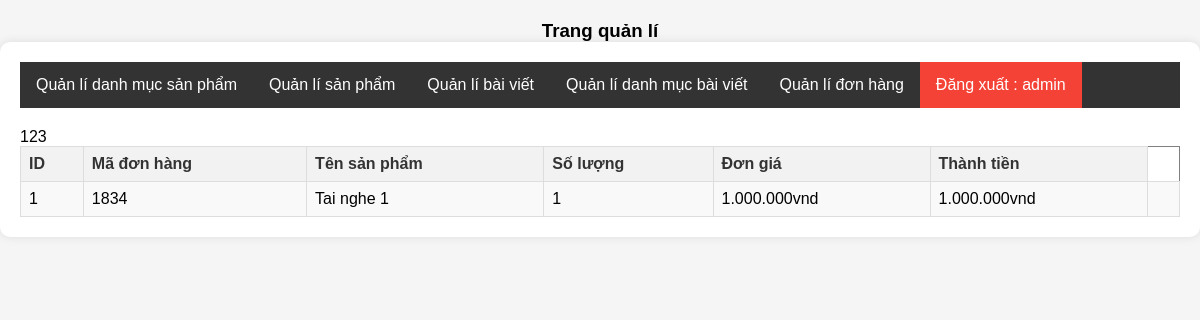
The app's page /HoangAnhStore/admincp/index.php?action=donhang&query=xemdonhang&code=1834 (signed in) with its own data.
### tables this page shows
CREATE TABLE `tbl_cart_details` (
  `id_cart_details` int(11) NOT NULL,
  `code_cart` int(11) NOT NULL,
  `id_sanpham` int(11) NOT NULL,
  `soluongmua` int(11) NOT NULL
);

CREATE TABLE `tbl_sanpham` (
  `id_sanpham` int(11) NOT NULL,
  `tensp` varchar(100) NOT NULL,
  `masp` varchar(100) NOT NULL,
  `giasp` varchar(100) NOT NULL,
  `soluong` int(100) NOT NULL,
  `hinhanh` varchar(100) NOT NULL,
  `tomtat` text NOT NULL,
  `noidung` text NOT NULL,
  `id_danhmuc` varchar(100) NOT NULL,
  `tinhtrang` int(11) NOT NULL
);

### HoangAnhStore/admincp/modules/quanlidonhang/xemdonhang.php (the view)
<p>123</p>
<?php
    $code = $_GET['code'];
    $sql_lietke_dh = "select * from tbl_cart_details,tbl_sanpham where tbl_cart_details.id_sanpham = tbl_sanpham.id_sanpham and tbl_cart_details.code_cart = '".$code."' order by tbl_cart_details.id_cart_details desc";
    $query_lietke_dh = mysqli_query($mysqli,$sql_lietke_dh);
?>
<table class="ListTable" border="1" width="100%" style="border-collapse: collapse;">
    <tr>
        <th>ID</th>
        <th>Mã đơn hàng</th>
        <th>Tên sản phẩm</th>
        <th>Số lượng</th>
        <th>Đơn giá</th>
        <th>Thành tiền</th>
    </tr>
<?php
    $i = 0;
    while($row = mysqli_fetch_array($query_lietke_dh))
    {
        $i++;
?>
    <tr>
        <td><?php echo $i ?></td>
        <td><?php echo $row['code_cart'] ?></td>
        <td><?php echo $row['tensp'] ?></td>
        <td><?php echo $row['soluongmua'] ?></td>
        <td><?php echo number_format($row['giasp'],0,',','.').'vnd'  ?></td>
        <td><?php echo number_format($row['giasp']*$row['soluongmua'],0,',','.').'vnd' ?></td>
        <td>
        </td>
    </tr>
<?php
    }
?>
</table>

### HoangAnhStore/admincp/css/styleadmincp.css (style rules this page uses)
* { margin: 0; padding: 0; box-sizing: border-box; }
html, body { width: 100%; height: 100%; }
body { font-family: Arial, sans-serif; background-color: #f5f5f5; margin: 0; padding: 0; }
.ListTable { width: 100%; border-collapse: collapse; }
.ListTable th, .ListTable td { border: 1px solid #ddd; padding: 8px; }
.ListTable th { background-color: #f2f2f2; color: #333; text-align: left; }
.ListTable tr:nth-child(even) { background-color: #f9f9f9; }

### records on screen
tbl_cart_details: code_cart "1834", id_sanpham.tensp "Tai nghe 1", soluongmua "1", id_sanpham.giasp "1.000.000", $row['giasp']*$row['soluongmua'] "1.000.000"

### other values on screen
$_SESSION['dangnhap'] "admin"
